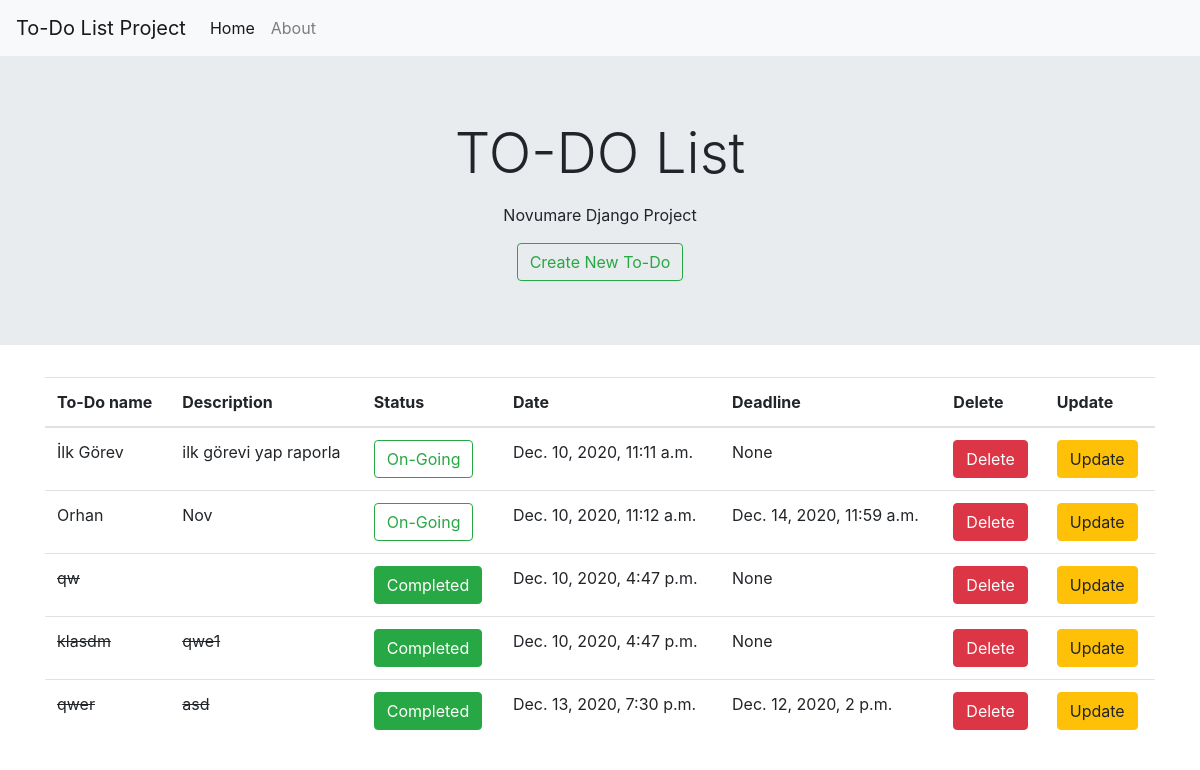
The page / on the database its author committed.
### todo_app/models.py (models this page shows, shortened)
class Todos(models.Model):
    title = models.CharField(max_length=100)
    description = models.TextField(max_length=1000, blank=True)
    finished = models.BooleanField(default=False)
    date = models.DateTimeField(default=datetime.now, blank=True)
    deadline = models.DateTimeField(auto_now_add=False, auto_now=False, blank=True, null=True)

### todo_app/views.py (the view)
# urls.py: path('', views.index,name="index"),
def index(request):
   if request.method == "POST":
      form = ListForm(request.POST or None)
      if form.is_valid:
         form.save()
         todo_list = Todos.objects.all()
         return render(request, "todo_app/index.html", {'todo_list':todo_list})
   else:
      todo_list = Todos.objects.all()
      return render(request, "todo_app/index.html", {'todo_list':todo_list})

### templates/todo_app/index.html (shortened to what this page needs)
{% extends "todo_app/base.html" %}
{% block content %}
<div class="jumbotron jumbotron-fluid">
    <div class="container">
      <h1 class="display-4"><center>TO-DO List</center></h1>
      <p class="lead"><center>Novumare Django Project</center></p>
      <div class="text-center">
        <a class="btn btn-outline-success" href="{% url 'create' %}" role="button">Create New To-Do</a>
      </div>
    </div>
  </div>
<div class="container">
  <table class="table table-sortable">
    <thead>
      <tr>
        <th scope="col">To-Do name</th>
        <th scope="col">Description</th>
        <th scope="col">Status</th>
        <th scope="col">Date</th>
        <th scope="col">Deadline</th>
        <th scope="col">Delete</th>
        <th scope="col">Update</th>
      </tr>
    </thead>
    <tbody>
      {% for todo in todo_list %}
        {% if todo.finished %}
        <tr>
          <td><del>{{ todo.title }}</del></td>
          <td><del>{{ todo.description }}</del></td>
          <td><a class="btn btn-success" href="{% url 'finished' todo.id %}" role="button">Completed</a></td>
          <td>{{ todo.date }}</td>
          <td>{{ todo.deadline }}</td>
          <td><a class="btn btn-danger" href="{% url 'delete' todo.id %}" role="button">Delete</a></td>
          <td><a class="btn btn-warning" href="{% url 'update' todo.id %}" role="button">Update</a></td>
        </tr>
        {% else %}
        <tr>
          <td>{{ todo.title }}</td>
          <td>{{ todo.description }}</td>
          <td><a class="btn btn-outline-success" href="{% url 'not_finished' todo.id %}" role="button">On-Going</a></td>
          <td>{{ todo.date }}</td>
          <td>{{ todo.deadline }}</td>
          <td><a class="btn btn-danger" href="{% url 'delete' todo.id %}" role="button">Delete</a></td>
          <td><a class="btn btn-warning" href="{% url 'update' todo.id %}" role="button">Update</a></td>
        </tr>
        {% endif %}
      {% endfor %}
    </tbody>
    </table>
</div>
{% endblock content %}

### templates/todo_app/base.html (shortened to what this page needs)
<!doctype html>
<html lang="en">
  <head>
    <link rel="stylesheet" href="https://stackpath.bootstrapcdn.com/bootstrap/4.4.1/css/bootstrap.min.css">
  </head>
  <body>
    <nav class="navbar navbar-expand-lg navbar-light bg-light">
      <a class="navbar-brand" href="{% url 'index' %}">To-Do List Project</a>
      <div class="collapse navbar-collapse" id="navbarSupportedContent">
        <ul class="navbar-nav mr-auto">
          <li class="nav-item active">
            <a class="nav-link" href="{% url 'index' %}">Home <span class="sr-only">(current)</span></a>
          </li>
          <li class="nav-item">
            <a class="nav-link" href="{% url 'about' %}">About</a>
          </li>
        </ul>
      </div>
    </nav>
    {% block content %}
    {% endblock content %}
  </body>
</html>

### rows shown on the page
Todos: title "İlk Görev", description "ilk görevi yap raporla", date "Dec. 10, 2020, 11:11 a.m.", deadline "None"
Todos: title "Orhan", description "Nov", date "Dec. 10, 2020, 11:12 a.m.", deadline "Dec. 14, 2020, 11:59 a.m."
Todos: title "qw", date "Dec. 10, 2020, 4:47 p.m.", deadline "None"
Todos: title "klasdm", description "qwe1", date "Dec. 10, 2020, 4:47 p.m.", deadline "None"
Todos: title "qwer", description "asd", date "Dec. 13, 2020, 7:30 p.m.", deadline "Dec. 12, 2020, 2 p.m."
